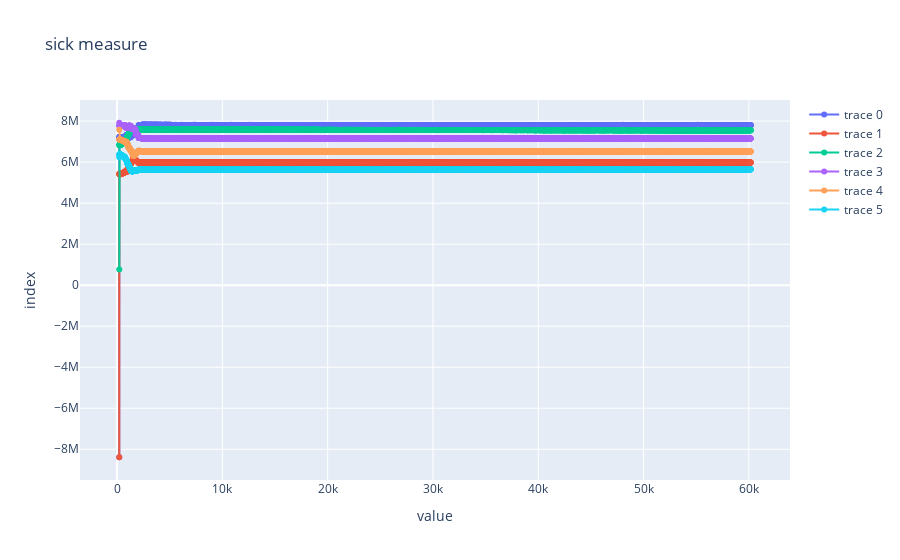

The notebook cell saved with this chart:
### Code cell
fig =px.line([],[], title="sick measure", labels="ax", markers=True)
fig =fig.add_scatter(x=df_a["t"], y=df_a["x"], mode="lines+markers")
if fn!="sick":
    fig =fig.add_scatter(x=df_a["t"], y=df_a["y"], mode="lines+markers")
    fig =fig.add_scatter(x=df_a["t"], y=df_a["z"], mode="lines+markers")
    fig =fig.add_scatter(x=df_a["t"], y=df_a["x1"], mode="lines+markers")
    fig =fig.add_scatter(x=df_a["t"], y=df_a["y1"], mode="lines+markers")
    fig =fig.add_scatter(x=df_a["t"], y=df_a["z1"], mode="lines+markers")
fig.update_layout( showlegend=True)
fig.show()

### Figure 1 — Plotly figure (JSON) as saved in the notebook; plotly's stock layout.template omitted (floating-point values rounded to 4 significant figures; data arrays with more than 128 entries replaced by an {"elided": "..."} marker saying what was removed)
{"data": [{"mode": "lines+markers", "type": "scatter", "x": {"elided": "6302 int values"}, "y": {"elided": "6302 int values"}}, {"mode": "lines+markers", "type": "scatter", "x": {"elided": "6302 int values"}, "y": {"elided": "6302 int values"}}, {"mode": "lines+markers", "type": "scatter", "x": {"elided": "6302 int values"}, "y": {"elided": "6302 int values"}}, {"mode": "lines+markers", "type": "scatter", "x": {"elided": "6302 int values"}, "y": {"elided": "6302 int values"}}, {"mode": "lines+markers", "type": "scatter", "x": {"elided": "6302 int values"}, "y": {"elided": "6302 int values"}}, {"mode": "lines+markers", "type": "scatter", "x": {"elided": "6302 int values"}, "y": {"elided": "6302 int values"}}], "layout": {"legend": {"tracegroupgap": 0}, "showlegend": true, "title": {"text": "sick measure"}, "xaxis": {"anchor": "y", "domain": [0, 1], "title": {"text": "value"}}, "yaxis": {"anchor": "x", "domain": [0, 1], "title": {"text": "index"}}}}
